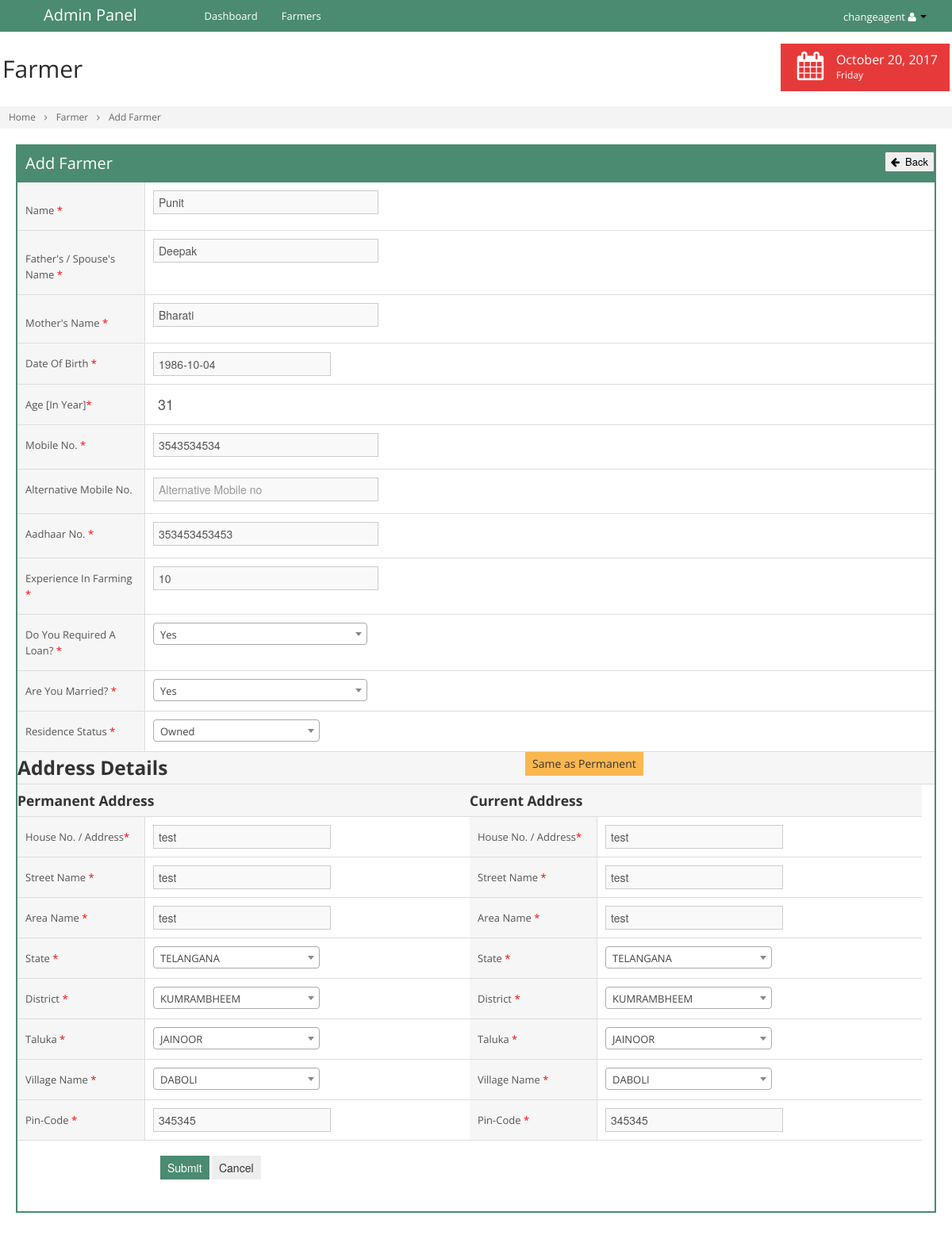
/edit_farmer.php?fm_id=100000 (signed in), run on an earlier commit of the app's database.
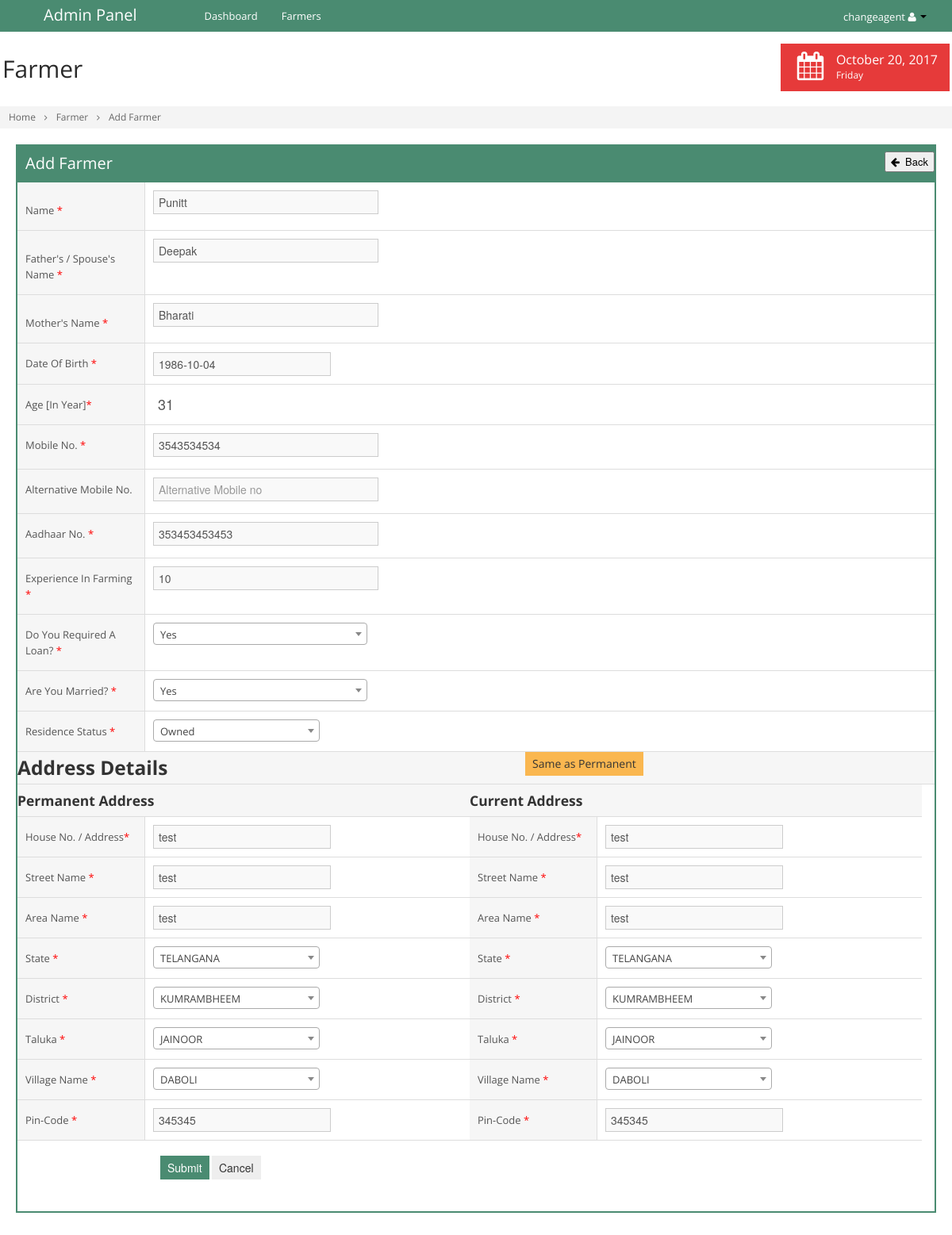
And on a later commit of the database.
### tables this page shows
CREATE TABLE IF NOT EXISTS `tbl_farmers` (
  `id` int(11) NOT NULL AUTO_INCREMENT,
  `fm_caid` int(11) NOT NULL,
  `fm_id` int(11) NOT NULL,
  `fm_name` varchar(255) NOT NULL,
  `fm_aadhar` bigint(11) NOT NULL,
  `fm_mobileno` bigint(11) NOT NULL,
  `fm_loan` varchar(255) NOT NULL,
  `fm_amount` varchar(255) NOT NULL,
  `fm_status` int(11) NOT NULL,
  `fm_createddt` datetime NOT NULL,
  `fm_createdby` varchar(255) NOT NULL,
  `fm_modifieddt` datetime NOT NULL,
  `fm_modifiedby` varchar(255) NOT NULL,
  PRIMARY KEY (`id`)
);

CREATE TABLE IF NOT EXISTS `tbl_personal_detail` (
  `id` int(11) NOT NULL AUTO_INCREMENT,
  `fm_caid` int(11) NOT NULL,
  `fm_id` int(11) NOT NULL,
  `f1_mfname` varchar(255) NOT NULL,
  `f1_mmname` varchar(500) NOT NULL,
  `f1_father` varchar(255) NOT NULL,
  `f1_age` int(11) NOT NULL,
  `f1_dob` date NOT NULL,
  `f1_mobno` varchar(50) NOT NULL,
  `f1_altno` varchar(50) NOT NULL,
  `f1_ppno` varchar(50) NOT NULL,
  `f1_pancard` varchar(50) NOT NULL,
  `f1_vote` varchar(50) NOT NULL,
  `f1_licno` varchar(50) NOT NULL,
  `f1_otherno` varchar(50) NOT NULL,
  `f1_expfarm` varchar(50) NOT NULL,
  `f1_required_loan` varchar(15) NOT NULL,
  `f1_required_loan_amt` varchar(255) NOT NULL,
  `f1_loan_purpose` varchar(50) NOT NULL,
  `f1_crop_cycle` varchar(100) NOT NULL,
  `f1_status` int(11) NOT NULL DEFAULT '0',
  `f1_section_id` int(11) NOT NULL,
  `f1_points` int(11) NOT NULL,
  `f1_created_date` datetime NOT NULL,
  `f1_created_by` varchar(100) NOT NULL,
  `f1_modified_date` datetime NOT NULL,
  `f1_modified_by` varchar(100) NOT NULL,
  PRIMARY KEY (`id`)
);

CREATE TABLE IF NOT EXISTS `tbl_residence_details` (
  `id` int(11) NOT NULL AUTO_INCREMENT,
  `fm_caid` int(11) NOT NULL,
  `fm_id` int(11) NOT NULL,
  `f7_resistatus` varchar(20) NOT NULL,
  `f7_rent_amount` varchar(255) NOT NULL,
  `f7_phouse` varchar(150) NOT NULL,
  `f7_pstreet` varchar(150) NOT NULL,
  `f7_parea` varchar(100) NOT NULL,
  `f7_pstate` varchar(100) NOT NULL,
  `f7_pdistrict` varchar(100) NOT NULL,
  `f7_ptaluka` varchar(100) NOT NULL,
  `f7_pvillage` varchar(100) NOT NULL,
  `f7_ppin` varchar(10) NOT NULL,
  `f7_platlon` varchar(100) NOT NULL,
  `f7_chouse` varchar(50) NOT NULL,
  `f7_cstreet` varchar(50) NOT NULL,
  `f7_carea` varchar(100) NOT NULL,
  `f7_cstate` varchar(100) NOT NULL,
  `f7_cdistrict` varchar(100) NOT NULL,
  `f7_ctaluka` varchar(100) NOT NULL,
  `f7_cvillage` varchar(100) NOT NULL,
  `f7_cpin` varchar(10) NOT NULL,
  `f7_clatlon` varchar(100) NOT NULL,
  `f7_television` int(11) NOT NULL DEFAULT '0',
  `f7_refrigerator` int(11) NOT NULL DEFAULT '0',
  `f7_wmachine` int(11) NOT NULL DEFAULT '0',
  `f7_mixer` int(11) NOT NULL DEFAULT '0',
  `f7_stove` int(11) NOT NULL DEFAULT '0',
  `f7_bicycle` int(11) NOT NULL DEFAULT '0',
  `f7_ccylinder` int(11) NOT NULL DEFAULT '0',
  `f7_fans` int(11) NOT NULL DEFAULT '0',
  `f7_motorcycle` int(11) NOT NULL DEFAULT '0',
  `f7_car` int(11) NOT NULL DEFAULT '0',
  `f7_status` int(11) NOT NULL DEFAULT '0',
  `f7_section_id` int(11) NOT NULL,
  `f7_points` int(11) NOT NULL,
  `f7_reg_points` int(11) NOT NULL,
  `f7_created_date` datetime NOT NULL,
  `f7_created_by` varchar(100) NOT NULL,
  `f7_modified_date` datetime NOT NULL,
  `f7_modified_by` varchar(100) NOT NULL,
  PRIMARY KEY (`id`)
);

### include/query-helper.php (called while the page is built, shortened)
<?php
	function lookup_value($table,$col_array,$where,$not_where_array=array(),$and_like_array=array(),$or_like_array=array())
	{
		global $db_con;
		$colums  =implode(',',$col_array);
		$col     =1;
		if($colums=="")
		{
			$colums =' * ';
			$col    ="";
		}
		$sql =" SELECT ".$colums." FROM ".$table." ";
		$sql .=" WHERE 1 = 1 ";
		if(!empty($where))
		{
			foreach($where as $field1 => $value1 )
			{
				$sql  .= " AND ".$field1 ."='".$value1."' ";
			}
		}
		$result	   = mysqli_query($db_con,$sql) or die(mysqli_error($db_con));
		$nums      = mysqli_num_rows($result);
		if($nums !=0)
		{
			if($col=="")
			{
				return $result;
			}
			else
			{
				$row = mysqli_fetch_array($result);
				return $row[$colums];
			}
		}
		else
		{
			return false;
		}
	}
?>

### edit_farmer.php (the view, shortened to what the rows shown need)
<?php
	include('include/connection.php');
    $fm_id         = (isset($_REQUEST['fm_id'])?$_REQUEST['fm_id']:"");
        ?>
        <?php
	$res_get_farmer_info = lookup_value('tbl_farmers',array(),array("fm_id"=>$fm_id),array(),array(),array());
	if($res_get_farmer_info)
	{
		$num_get_farmer_info	= mysqli_num_rows($res_get_farmer_info);
		if($num_get_farmer_info != 0)
		{
			$row_get_farmer_info	= mysqli_fetch_array($res_get_farmer_info);
		}
	}
	$res_get_farmer_personal_info = lookup_value('tbl_personal_detail',array(),array("fm_id"=>$fm_id),array(),array(),array());
	if($res_get_farmer_personal_info)
	{
		$num_get_farmer_personal_info	= mysqli_num_rows($res_get_farmer_personal_info);
		if($num_get_farmer_personal_info != 0)
		{
			$row_get_farmer_personal_info	= mysqli_fetch_array($res_get_farmer_personal_info);
		}
	}
	$res_get_farmer_residence_info = lookup_value('tbl_residence_details',array(),array("fm_id"=>$fm_id),array(),array(),array());
	if($res_get_farmer_residence_info)
	{
		$num_get_farmer_residence_info	= mysqli_num_rows($res_get_farmer_residence_info);
		if($num_get_farmer_residence_info != 0)
		{
			$row_get_farmer_residence_info	= mysqli_fetch_array($res_get_farmer_residence_info);
		}
	}
?>
<!DOCTYPE html>
<html class="not-ie no-js" lang="en">
    <head>
    </head>
    <body class="<?php echo $theme_name; ?>" data-theme="<?php echo $theme_name; ?>">
        <div class="container-fluid" id="content">
            <div id="main" style="margin-left:0px !important">
                <div class="container-fluid">
                    <div class="box box-color box-bordered lightgreen" style="padding:0px;">
                        <div class="box-content nopadding">
                            <form method="POST" enctype="multipart/form-data" class='form-horizontal form-bordered form-validate' id="frm_edit_farmer" name="frm_edit_farmer">
                                <div class="control-group">
                                    <div class="controls">
                                    	<input type="text" value="<?php echo ucwords($row_get_farmer_info['fm_name']); ?>" id="txt_name" name="txt_name" class="input-xlarge v_name" data-rule-required="true" placeholder="Enter Your Name">
                                    </div>
                                </div>
                                <div class="control-group">
                                    <div class="controls">
                                    	<input type="text" value="<?php echo ucwords($row_get_farmer_personal_info['f1_father']); ?>" id="txt_father_name" name="txt_father_name" class="input-xlarge" data-rule-required="true" placeholder="Father's / Spouse's Name">
                                    </div>
                                </div>
                                <div class="control-group">
                                    <div class="controls">
                                    	<input type="text" value="<?php echo ucwords($row_get_farmer_personal_info['f1_mfname']); ?>" id="txt_mother_name" name="txt_mother_name" class="input-xlarge v_name" data-rule-required="true" placeholder="Mother Name" >
                                    </div>
                                </div>
                                <div class="control-group">
                                    <div class="controls">
                                    	<input type="text" value="<?php echo $row_get_farmer_personal_info['f1_dob']; ?>" id="txt_dob" name="txt_dob" placeholder="Date Of Birth" class="datepicker input-large" data-rule-required="true" />
                                    </div>
                                </div>
                                <div class="control-group">
                                    <div class="controls">
                                    	<input type="text" value="<?php echo $row_get_farmer_personal_info['f1_age']; ?>" id="txt_age" name="txt_age" placeholder="Age" class="input-large" data-rule-required="true" data-rule-number="true" readonly />
                                    </div>
                                </div>
                                <div class="control-group">
                                	<div class="controls">
                                        <input type="text" value="<?php echo $row_get_farmer_info['fm_mobileno']; ?>" placeholder="Mobile no" name="fm_mobileno" id="fm_mobileno" maxlength="10"  autocomplete="off" data-rule-required="true" onBlur="Mobile(this.value);"  data-rule-minlength="10"  data-rule-maxlength="10" class="input-xlarge v_number">
                                    </div>
                                </div>
                                <div class="control-group">
                                    <div class="controls">
                                    	<input type="text" value="<?php echo $row_get_farmer_info['fm_aadhar']; ?>" placeholder="Aadhaar no" name="fm_aadhar" id="fm_aadhar" data-rule-number="true" maxlength="12" data-rule-required="true" onBlur="Aadhaar(this.value, <?php echo $fm_id; ?>);"  data-rule-minlength="12"  data-rule-maxlength="12" class="input-xlarge v_number">
                                    </div>
                                </div>
                                <div class="control-group">
                                    <div class="controls">
                                    	<input type="text" value="<?php echo $row_get_farmer_personal_info['f1_expfarm']; ?>" placeholder="Experience In Farming" name="txt_farm_experience" id="txt_farm_experience" class="v_number input-xlarge" data-rule-number="true" data-rule-required="true" data-rule-maxlength="2">
                                    </div>
                                </div>
                                <div class="control-group span6" style="clear:both;">
                                    <div class="controls">
                                    	<input type="text" value="<?php if((isset($row_get_farmer_residence_info['f7_phouse'])) && $row_get_farmer_residence_info['f7_phouse'] != '') { echo $row_get_farmer_residence_info['f7_phouse']; } ?>" id="txt_p_house_no" name="txt_p_house_no" placeholder="House Number" class="input-large" data-rule-required="true" maxlength="150" size="150" />
                                    </div>
                                </div>
                                <div class="control-group span6">
                                    <div class="controls">
                                    	<input type="text" value="<?php if((isset($row_get_farmer_residence_info['f7_chouse'])) && $row_get_farmer_residence_info['f7_chouse'] != '') { echo $row_get_farmer_residence_info['f7_chouse']; } ?>" id="txt_c_house_no" name="txt_c_house_no" placeholder="House Number" class="input-large" data-rule-required="true" maxlength="150" size="150" />
                                    </div>
                                </div>
                                <div class="control-group span6" style="clear:both;">
                                    <div class="controls">
                                    	<input type="text" value="<?php if((isset($row_get_farmer_residence_info['f7_pstreet'])) && $row_get_farmer_residence_info['f7_pstreet'] != '') { echo $row_get_farmer_residence_info['f7_pstreet']; } ?>" id="txt_p_street_name" name="txt_p_street_name" placeholder="Street Name" class="input-large" data-rule-required="true" />
                                    </div>
                                </div>
                                <div class="control-group span6">
                                    <div class="controls">
                                    	<input type="text" value="<?php if((isset($row_get_farmer_residence_info['f7_cstreet'])) && $row_get_farmer_residence_info['f7_cstreet'] != '') { echo $row_get_farmer_residence_info['f7_cstreet']; } ?>" id="txt_c_street_name" name="txt_c_street_name" placeholder="Street Name" class="input-large" data-rule-required="true" />
                                    </div>
                                </div>
                                <div class="control-group span6" style="clear:both;">
                                    <div class="controls">
                                    	<input type="text" value="<?php if((isset($row_get_farmer_residence_info['f7_parea'])) && $row_get_farmer_residence_info['f7_parea'] != '') { echo $row_get_farmer_residence_info['f7_parea']; } ?>" id="txt_p_area_name" name="txt_p_area_name" placeholder="Area Name" class="input-large" data-rule-required="true" />
                                    </div>
                                </div>
                                <div class="control-group span6">
                                    <div class="controls">
                                    	<input type="text" value="<?php if((isset($row_get_farmer_residence_info['f7_carea'])) && $row_get_farmer_residence_info['f7_carea'] != '') { echo $row_get_farmer_residence_info['f7_carea']; } ?>" id="txt_c_area_name" name="txt_c_area_name" placeholder="Area Name" class="input-large" data-rule-required="true" />
                                    </div>
                                </div>
                                <div class="control-group span6" style="clear:both;">
                                    <div class="controls">
                                    	<input type="text" value="<?php if((isset($row_get_farmer_residence_info['f7_ppin'])) && $row_get_farmer_residence_info['f7_ppin'] != ''){ echo $row_get_farmer_residence_info['f7_ppin']; } ?>" id="txt_p_pincode" name="txt_p_pincode" placeholder="Pin-Code" class="input-large" data-rule-required="true" data-rule-number="true" minlength="6" maxlength="6" size="6" />
                                    </div>
                                </div>
                                <div class="control-group span6">
                                    <div class="controls">
                                    	<input type="text" value="<?php if((isset($row_get_farmer_residence_info['f7_cpin'])) && $row_get_farmer_residence_info['f7_cpin'] != ''){ echo $row_get_farmer_residence_info['f7_cpin']; } ?>" id="txt_c_pincode" name="txt_c_pincode" placeholder="Pin-Code" class="input-large" data-rule-required="true" data-rule-number="true" minlength="6" maxlength="6" size="6" />
                                    </div>
                                </div>
                            </form>
                    	</div>
                	</div>
                </div>
	        </div>
        </div>
    </body>
</html>

What changed in the data, as far as the page shows it:
changed tbl_farmers: txt_name "Punit" → "Punitt"
